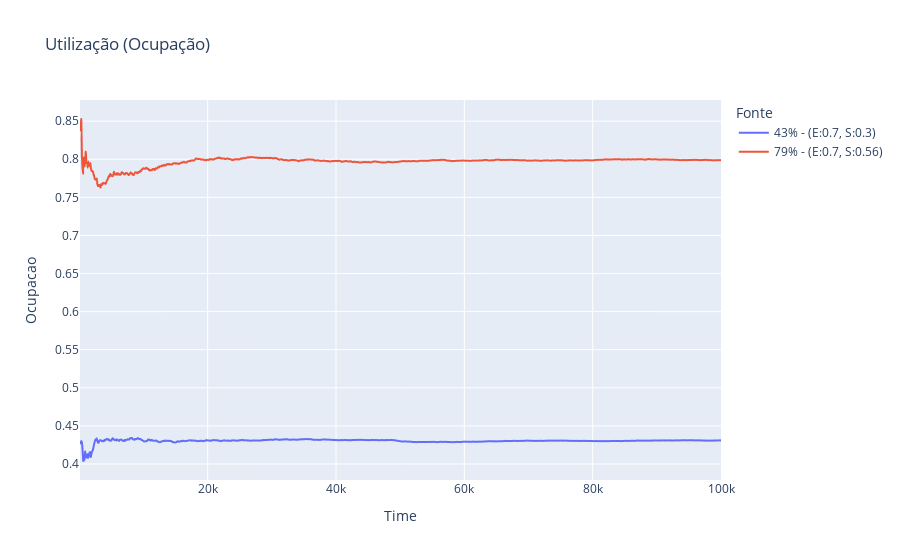

This figure's notebook cell:
### Code cell
fig = px.line(df_combined, x='Time', y="Ocupacao" ,color='Fonte',title='Utilização (Ocupação)')
fig.show()

### Figure 1 — Plotly figure (JSON) as saved in the notebook; plotly's stock layout.template omitted (floating-point values rounded to 4 significant figures; data arrays with more than 128 entries replaced by an {"elided": "..."} marker saying what was removed)
{"data": [{"hovertemplate": "Fonte=43% - (E:0.7, S:0.3)<br>Time=%{x}<br>Ocupacao=%{y}<extra></extra>", "legendgroup": "43% - (E:0.7, S:0.3)", "line": {"color": "#636efa", "dash": "solid"}, "marker": {"symbol": "circle"}, "mode": "lines", "name": "43% - (E:0.7, S:0.3)", "showlegend": true, "type": "scattergl", "x": {"elided": "1000 int values"}, "xaxis": "x", "y": {"elided": "1000 float values"}, "yaxis": "y"}, {"hovertemplate": "Fonte=79% - (E:0.7, S:0.56)<br>Time=%{x}<br>Ocupacao=%{y}<extra></extra>", "legendgroup": "79% - (E:0.7, S:0.56)", "line": {"color": "#EF553B", "dash": "solid"}, "marker": {"symbol": "circle"}, "mode": "lines", "name": "79% - (E:0.7, S:0.56)", "showlegend": true, "type": "scattergl", "x": {"elided": "1000 int values"}, "xaxis": "x", "y": {"elided": "1000 float values"}, "yaxis": "y"}], "layout": {"legend": {"title": {"text": "Fonte"}, "tracegroupgap": 0}, "title": {"text": "Utilização (Ocupação)"}, "xaxis": {"anchor": "y", "domain": [0, 1], "title": {"text": "Time"}}, "yaxis": {"anchor": "x", "domain": [0, 1], "title": {"text": "Ocupacao"}}}}
